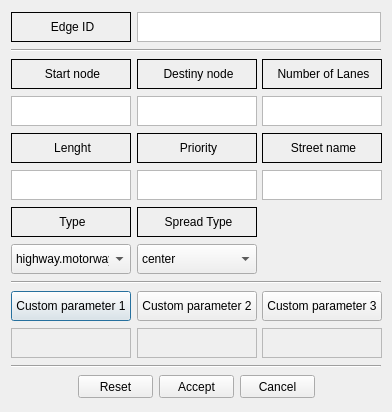
<?xml version="1.0" encoding="UTF-8"?>
<ui version="4.0">
 <class>edgeTypeItemDialog</class>
 <widget class="QDialog" name="edgeTypeItemDialog">
  <property name="geometry">
   <rect>
    <x>0</x>
    <y>0</y>
    <width>392</width>
    <height>412</height>
   </rect>
  </property>
  <property name="minimumSize">
   <size>
    <width>392</width>
    <height>412</height>
   </size>
  </property>
  <property name="maximumSize">
   <size>
    <width>392</width>
    <height>412</height>
   </size>
  </property>
  <property name="windowTitle">
   <string>Dialog</string>
  </property>
  <property name="modal">
   <bool>true</bool>
  </property>
  <layout class="QVBoxLayout" name="verticalLayout">
   <item>
    <layout class="QHBoxLayout" name="horizontalLayout_9">
     <item>
      <widget class="QLabel" name="LabelEdgeID">
       <property name="minimumSize">
        <size>
         <width>120</width>
         <height>30</height>
        </size>
       </property>
       <property name="maximumSize">
        <size>
         <width>120</width>
         <height>30</height>
        </size>
       </property>
       <property name="frameShape">
        <enum>QFrame::Box</enum>
       </property>
       <property name="text">
        <string>&lt;html&gt;&lt;head/&gt;&lt;body&gt;&lt;p align=&quot;center&quot;&gt;Edge ID&lt;/p&gt;&lt;/body&gt;&lt;/html&gt;</string>
       </property>
      </widget>
     </item>
     <item>
      <widget class="QTextBrowser" name="TextNodeID">
       <property name="minimumSize">
        <size>
         <width>0</width>
         <height>30</height>
        </size>
       </property>
       <property name="maximumSize">
        <size>
         <width>16777215</width>
         <height>30</height>
        </size>
       </property>
       <property name="verticalScrollBarPolicy">
        <enum>Qt::ScrollBarAlwaysOff</enum>
       </property>
       <property name="horizontalScrollBarPolicy">
        <enum>Qt::ScrollBarAlwaysOff</enum>
       </property>
       <property name="html">
        <string>&lt;!DOCTYPE HTML PUBLIC &quot;-//W3C//DTD HTML 4.0//EN&quot; &quot;http://www.w3.org/TR/REC-html40/strict.dtd&quot;&gt;
&lt;html&gt;&lt;head&gt;&lt;meta name=&quot;qrichtext&quot; content=&quot;1&quot; /&gt;&lt;style type=&quot;text/css&quot;&gt;
p, li { white-space: pre-wrap; }
&lt;/style&gt;&lt;/head&gt;&lt;body style=&quot; font-family:'MS Shell Dlg 2'; font-size:8.25pt; font-weight:400; font-style:normal;&quot;&gt;
&lt;p align=&quot;center&quot; style=&quot;-qt-paragraph-type:empty; margin-top:0px; margin-bottom:0px; margin-left:0px; margin-right:0px; -qt-block-indent:0; text-indent:0px;&quot;&gt;&lt;br /&gt;&lt;/p&gt;&lt;/body&gt;&lt;/html&gt;</string>
       </property>
       <property name="textInteractionFlags">
        <set>Qt::LinksAccessibleByKeyboard|Qt::LinksAccessibleByMouse|Qt::TextBrowserInteraction|Qt::TextSelectableByKeyboard|Qt::TextSelectableByMouse</set>
       </property>
      </widget>
     </item>
    </layout>
   </item>
   <item>
    <widget class="Line" name="line">
     <property name="orientation">
      <enum>Qt::Horizontal</enum>
     </property>
    </widget>
   </item>
   <item>
    <layout class="QHBoxLayout" name="horizontalLayout">
     <item>
      <widget class="QLabel" name="LabelStartNode">
       <property name="minimumSize">
        <size>
         <width>120</width>
         <height>30</height>
        </size>
       </property>
       <property name="maximumSize">
        <size>
         <width>120</width>
         <height>30</height>
        </size>
       </property>
       <property name="frameShape">
        <enum>QFrame::Box</enum>
       </property>
       <property name="text">
        <string>&lt;html&gt;&lt;head/&gt;&lt;body&gt;&lt;p align=&quot;center&quot;&gt;Start node&lt;/p&gt;&lt;/body&gt;&lt;/html&gt;</string>
       </property>
      </widget>
     </item>
     <item>
      <widget class="QLabel" name="LabelDestinyNode">
       <property name="minimumSize">
        <size>
         <width>120</width>
         <height>30</height>
        </size>
       </property>
       <property name="maximumSize">
        <size>
         <width>120</width>
         <height>30</height>
        </size>
       </property>
       <property name="frameShape">
        <enum>QFrame::Box</enum>
       </property>
       <property name="text">
        <string>&lt;html&gt;&lt;head/&gt;&lt;body&gt;&lt;p align=&quot;center&quot;&gt;Destiny node&lt;/p&gt;&lt;/body&gt;&lt;/html&gt;</string>
       </property>
      </widget>
     </item>
     <item>
      <widget class="QLabel" name="LabelNumberOfLanes">
       <property name="minimumSize">
        <size>
         <width>120</width>
         <height>30</height>
        </size>
       </property>
       <property name="maximumSize">
        <size>
         <width>30</width>
         <height>30</height>
        </size>
       </property>
       <property name="frameShape">
        <enum>QFrame::Box</enum>
       </property>
       <property name="text">
        <string>&lt;html&gt;&lt;head/&gt;&lt;body&gt;&lt;p align=&quot;center&quot;&gt;Number of Lanes&lt;/p&gt;&lt;/body&gt;&lt;/html&gt;</string>
       </property>
      </widget>
     </item>
    </layout>
   </item>
   <item>
    <layout class="QHBoxLayout" name="horizontalLayout_2">
     <item>
      <widget class="QTextEdit" name="TextStartNode">
       <property name="minimumSize">
        <size>
         <width>120</width>
         <height>30</height>
        </size>
       </property>
       <property name="maximumSize">
        <size>
         <width>120</width>
         <height>30</height>
        </size>
       </property>
       <property name="verticalScrollBarPolicy">
        <enum>Qt::ScrollBarAlwaysOff</enum>
       </property>
       <property name="horizontalScrollBarPolicy">
        <enum>Qt::ScrollBarAlwaysOff</enum>
       </property>
       <property name="html">
        <string>&lt;!DOCTYPE HTML PUBLIC &quot;-//W3C//DTD HTML 4.0//EN&quot; &quot;http://www.w3.org/TR/REC-html40/strict.dtd&quot;&gt;
&lt;html&gt;&lt;head&gt;&lt;meta name=&quot;qrichtext&quot; content=&quot;1&quot; /&gt;&lt;style type=&quot;text/css&quot;&gt;
p, li { white-space: pre-wrap; }
&lt;/style&gt;&lt;/head&gt;&lt;body style=&quot; font-family:'MS Shell Dlg 2'; font-size:8.25pt; font-weight:400; font-style:normal;&quot;&gt;
&lt;p align=&quot;center&quot; style=&quot;-qt-paragraph-type:empty; margin-top:0px; margin-bottom:0px; margin-left:0px; margin-right:0px; -qt-block-indent:0; text-indent:0px;&quot;&gt;&lt;br /&gt;&lt;/p&gt;&lt;/body&gt;&lt;/html&gt;</string>
       </property>
       <property name="textInteractionFlags">
        <set>Qt::LinksAccessibleByKeyboard|Qt::LinksAccessibleByMouse|Qt::TextBrowserInteraction|Qt::TextSelectableByKeyboard|Qt::TextSelectableByMouse</set>
       </property>
      </widget>
     </item>
     <item>
      <widget class="QTextEdit" name="TextDestinyNode">
       <property name="minimumSize">
        <size>
         <width>120</width>
         <height>30</height>
        </size>
       </property>
       <property name="maximumSize">
        <size>
         <width>120</width>
         <height>30</height>
        </size>
       </property>
       <property name="verticalScrollBarPolicy">
        <enum>Qt::ScrollBarAlwaysOff</enum>
       </property>
       <property name="horizontalScrollBarPolicy">
        <enum>Qt::ScrollBarAlwaysOff</enum>
       </property>
       <property name="html">
        <string>&lt;!DOCTYPE HTML PUBLIC &quot;-//W3C//DTD HTML 4.0//EN&quot; &quot;http://www.w3.org/TR/REC-html40/strict.dtd&quot;&gt;
&lt;html&gt;&lt;head&gt;&lt;meta name=&quot;qrichtext&quot; content=&quot;1&quot; /&gt;&lt;style type=&quot;text/css&quot;&gt;
p, li { white-space: pre-wrap; }
&lt;/style&gt;&lt;/head&gt;&lt;body style=&quot; font-family:'MS Shell Dlg 2'; font-size:8.25pt; font-weight:400; font-style:normal;&quot;&gt;
&lt;p align=&quot;center&quot; style=&quot;-qt-paragraph-type:empty; margin-top:0px; margin-bottom:0px; margin-left:0px; margin-right:0px; -qt-block-indent:0; text-indent:0px;&quot;&gt;&lt;br /&gt;&lt;/p&gt;&lt;/body&gt;&lt;/html&gt;</string>
       </property>
       <property name="textInteractionFlags">
        <set>Qt::LinksAccessibleByKeyboard|Qt::LinksAccessibleByMouse|Qt::TextBrowserInteraction|Qt::TextSelectableByKeyboard|Qt::TextSelectableByMouse</set>
       </property>
      </widget>
     </item>
     <item>
      <widget class="QTextEdit" name="TextNumberOfLanes">
       <property name="minimumSize">
        <size>
         <width>120</width>
         <height>30</height>
        </size>
       </property>
       <property name="maximumSize">
        <size>
         <width>120</width>
         <height>30</height>
        </size>
       </property>
       <property name="verticalScrollBarPolicy">
        <enum>Qt::ScrollBarAlwaysOff</enum>
       </property>
       <property name="horizontalScrollBarPolicy">
        <enum>Qt::ScrollBarAlwaysOff</enum>
       </property>
       <property name="textInteractionFlags">
        <set>Qt::LinksAccessibleByKeyboard|Qt::LinksAccessibleByMouse|Qt::TextBrowserInteraction|Qt::TextSelectableByKeyboard|Qt::TextSelectableByMouse</set>
       </property>
      </widget>
     </item>
    </layout>
   </item>
   <item>
    <layout class="QHBoxLayout" name="horizontalLayout_3">
     <item>
      <widget class="QLabel" name="LabelLenght">
       <property name="minimumSize">
        <size>
         <width>120</width>
         <height>30</height>
        </size>
       </property>
       <property name="maximumSize">
        <size>
         <width>30</width>
         <height>30</height>
        </size>
       </property>
       <property name="frameShape">
        <enum>QFrame::Box</enum>
       </property>
       <property name="text">
        <string>&lt;html&gt;&lt;head/&gt;&lt;body&gt;&lt;p align=&quot;center&quot;&gt;Lenght&lt;/p&gt;&lt;/body&gt;&lt;/html&gt;</string>
       </property>
      </widget>
     </item>
     <item>
      <widget class="QLabel" name="LabelPriority">
       <property name="minimumSize">
        <size>
         <width>120</width>
         <height>30</height>
        </size>
       </property>
       <property name="maximumSize">
        <size>
         <width>30</width>
         <height>30</height>
        </size>
       </property>
       <property name="frameShape">
        <enum>QFrame::Box</enum>
       </property>
       <property name="text">
        <string>&lt;html&gt;&lt;head/&gt;&lt;body&gt;&lt;p align=&quot;center&quot;&gt;Priority&lt;/p&gt;&lt;/body&gt;&lt;/html&gt;</string>
       </property>
      </widget>
     </item>
     <item>
      <widget class="QLabel" name="LabelName">
       <property name="minimumSize">
        <size>
         <width>120</width>
         <height>30</height>
        </size>
       </property>
       <property name="maximumSize">
        <size>
         <width>30</width>
         <height>30</height>
        </size>
       </property>
       <property name="frameShape">
        <enum>QFrame::Box</enum>
       </property>
       <property name="text">
        <string>&lt;html&gt;&lt;head/&gt;&lt;body&gt;&lt;p align=&quot;center&quot;&gt;Street name&lt;/p&gt;&lt;/body&gt;&lt;/html&gt;</string>
       </property>
      </widget>
     </item>
    </layout>
   </item>
   <item>
    <layout class="QHBoxLayout" name="horizontalLayout_4">
     <item>
      <widget class="QTextEdit" name="TextLenght">
       <property name="minimumSize">
        <size>
         <width>120</width>
         <height>30</height>
        </size>
       </property>
       <property name="maximumSize">
        <size>
         <width>120</width>
         <height>30</height>
        </size>
       </property>
       <property name="verticalScrollBarPolicy">
        <enum>Qt::ScrollBarAlwaysOff</enum>
       </property>
       <property name="horizontalScrollBarPolicy">
        <enum>Qt::ScrollBarAlwaysOff</enum>
       </property>
       <property name="textInteractionFlags">
        <set>Qt::LinksAccessibleByKeyboard|Qt::LinksAccessibleByMouse|Qt::TextBrowserInteraction|Qt::TextSelectableByKeyboard|Qt::TextSelectableByMouse</set>
       </property>
      </widget>
     </item>
     <item>
      <widget class="QTextEdit" name="TextPriority">
       <property name="minimumSize">
        <size>
         <width>120</width>
         <height>30</height>
        </size>
       </property>
       <property name="maximumSize">
        <size>
         <width>120</width>
         <height>30</height>
        </size>
       </property>
       <property name="verticalScrollBarPolicy">
        <enum>Qt::ScrollBarAlwaysOff</enum>
       </property>
       <property name="horizontalScrollBarPolicy">
        <enum>Qt::ScrollBarAlwaysOff</enum>
       </property>
       <property name="textInteractionFlags">
        <set>Qt::LinksAccessibleByKeyboard|Qt::LinksAccessibleByMouse|Qt::TextBrowserInteraction|Qt::TextEditable|Qt::TextEditorInteraction|Qt::TextSelectableByKeyboard|Qt::TextSelectableByMouse</set>
       </property>
      </widget>
     </item>
     <item>
      <widget class="QTextEdit" name="TextName">
       <property name="minimumSize">
        <size>
         <width>120</width>
         <height>30</height>
        </size>
       </property>
       <property name="maximumSize">
        <size>
         <width>120</width>
         <height>30</height>
        </size>
       </property>
       <property name="verticalScrollBarPolicy">
        <enum>Qt::ScrollBarAlwaysOff</enum>
       </property>
       <property name="horizontalScrollBarPolicy">
        <enum>Qt::ScrollBarAlwaysOff</enum>
       </property>
       <property name="textInteractionFlags">
        <set>Qt::LinksAccessibleByKeyboard|Qt::LinksAccessibleByMouse|Qt::TextBrowserInteraction|Qt::TextEditable|Qt::TextEditorInteraction|Qt::TextSelectableByKeyboard|Qt::TextSelectableByMouse</set>
       </property>
      </widget>
     </item>
    </layout>
   </item>
   <item>
    <layout class="QHBoxLayout" name="horizontalLayout_5">
     <item>
      <widget class="QLabel" name="LabelType">
       <property name="minimumSize">
        <size>
         <width>120</width>
         <height>30</height>
        </size>
       </property>
       <property name="maximumSize">
        <size>
         <width>30</width>
         <height>30</height>
        </size>
       </property>
       <property name="frameShape">
        <enum>QFrame::Box</enum>
       </property>
       <property name="text">
        <string>&lt;html&gt;&lt;head/&gt;&lt;body&gt;&lt;p align=&quot;center&quot;&gt;Type&lt;/p&gt;&lt;/body&gt;&lt;/html&gt;</string>
       </property>
      </widget>
     </item>
     <item>
      <widget class="QLabel" name="LabelSpreadType">
       <property name="minimumSize">
        <size>
         <width>120</width>
         <height>30</height>
        </size>
       </property>
       <property name="maximumSize">
        <size>
         <width>30</width>
         <height>30</height>
        </size>
       </property>
       <property name="frameShape">
        <enum>QFrame::Box</enum>
       </property>
       <property name="text">
        <string>&lt;html&gt;&lt;head/&gt;&lt;body&gt;&lt;p align=&quot;center&quot;&gt;Spread Type&lt;/p&gt;&lt;/body&gt;&lt;/html&gt;</string>
       </property>
      </widget>
     </item>
     <item>
      <spacer name="horizontalSpacer_3">
       <property name="orientation">
        <enum>Qt::Horizontal</enum>
       </property>
       <property name="sizeHint" stdset="0">
        <size>
         <width>40</width>
         <height>20</height>
        </size>
       </property>
      </spacer>
     </item>
    </layout>
   </item>
   <item>
    <layout class="QHBoxLayout" name="horizontalLayout_6">
     <item>
      <widget class="QComboBox" name="ComboBoxType">
       <property name="minimumSize">
        <size>
         <width>120</width>
         <height>30</height>
        </size>
       </property>
       <property name="maximumSize">
        <size>
         <width>120</width>
         <height>30</height>
        </size>
       </property>
       <item>
        <property name="text">
         <string>highway.motorway</string>
        </property>
       </item>
       <item>
        <property name="text">
         <string>highway.motorway_link</string>
        </property>
       </item>
       <item>
        <property name="text">
         <string>highway.trunk</string>
        </property>
       </item>
       <item>
        <property name="text">
         <string>highway.trunk_link</string>
        </property>
       </item>
       <item>
        <property name="text">
         <string>highway.primary</string>
        </property>
       </item>
       <item>
        <property name="text">
         <string>highway.primary_link</string>
        </property>
       </item>
       <item>
        <property name="text">
         <string>highway.secondary</string>
        </property>
       </item>
       <item>
        <property name="text">
         <string>highway.secondary_link</string>
        </property>
       </item>
       <item>
        <property name="text">
         <string>highway.tertiary</string>
        </property>
       </item>
       <item>
        <property name="text">
         <string>highway.unclassified</string>
        </property>
       </item>
       <item>
        <property name="text">
         <string>highway.residential</string>
        </property>
       </item>
       <item>
        <property name="text">
         <string>highway.road</string>
        </property>
       </item>
       <item>
        <property name="text">
         <string>highway.living_street</string>
        </property>
       </item>
       <item>
        <property name="text">
         <string>highway.pedestrian</string>
        </property>
       </item>
       <item>
        <property name="text">
         <string>highway.service</string>
        </property>
       </item>
       <item>
        <property name="text">
         <string>highway.bus_guideway</string>
        </property>
       </item>
       <item>
        <property name="text">
         <string>highway.track</string>
        </property>
       </item>
       <item>
        <property name="text">
         <string>highway.path</string>
        </property>
       </item>
       <item>
        <property name="text">
         <string>highway.cycleway</string>
        </property>
       </item>
       <item>
        <property name="text">
         <string>highway.footway</string>
        </property>
       </item>
       <item>
        <property name="text">
         <string>highway.bridleway</string>
        </property>
       </item>
       <item>
        <property name="text">
         <string>highway.steps</string>
        </property>
       </item>
       <item>
        <property name="text">
         <string>railway.rail</string>
        </property>
       </item>
       <item>
        <property name="text">
         <string>railway.tram</string>
        </property>
       </item>
       <item>
        <property name="text">
         <string>railway.light_rail</string>
        </property>
       </item>
       <item>
        <property name="text">
         <string>railway.subway</string>
        </property>
       </item>
       <item>
        <property name="text">
         <string>railway.preserved</string>
        </property>
       </item>
       <item>
        <property name="text">
         <string>railway.narrow_gauge</string>
        </property>
       </item>
       <item>
        <property name="text">
         <string>railway.monorail</string>
        </property>
       </item>
       <item>
        <property name="text">
         <string>railway.funicular</string>
        </property>
       </item>
      </widget>
     </item>
     <item>
      <widget class="QComboBox" name="ComboBoxSpreadType">
       <property name="minimumSize">
        <size>
         <width>120</width>
         <height>30</height>
        </size>
       </property>
       <property name="maximumSize">
        <size>
         <width>120</width>
         <height>30</height>
        </size>
       </property>
       <item>
        <property name="text">
         <string>center</string>
        </property>
       </item>
       <item>
        <property name="text">
         <string>right</string>
        </property>
       </item>
      </widget>
     </item>
     <item>
      <spacer name="horizontalSpacer_4">
       <property name="orientation">
        <enum>Qt::Horizontal</enum>
       </property>
       <property name="sizeHint" stdset="0">
        <size>
         <width>40</width>
         <height>20</height>
        </size>
       </property>
      </spacer>
     </item>
    </layout>
   </item>
   <item>
    <widget class="Line" name="line_2">
     <property name="orientation">
      <enum>Qt::Horizontal</enum>
     </property>
    </widget>
   </item>
   <item>
    <layout class="QHBoxLayout" name="horizontalLayout_8">
     <item>
      <widget class="QPushButton" name="ButtonCustomParameter1Name">
       <property name="minimumSize">
        <size>
         <width>120</width>
         <height>30</height>
        </size>
       </property>
       <property name="maximumSize">
        <size>
         <width>120</width>
         <height>30</height>
        </size>
       </property>
       <property name="text">
        <string>Custom parameter 1</string>
       </property>
      </widget>
     </item>
     <item>
      <widget class="QPushButton" name="ButtonCustomParameter2Name">
       <property name="minimumSize">
        <size>
         <width>120</width>
         <height>30</height>
        </size>
       </property>
       <property name="maximumSize">
        <size>
         <width>120</width>
         <height>30</height>
        </size>
       </property>
       <property name="text">
        <string>Custom parameter 2</string>
       </property>
      </widget>
     </item>
     <item>
      <widget class="QPushButton" name="ButtonCustomParameter3Name">
       <property name="minimumSize">
        <size>
         <width>120</width>
         <height>30</height>
        </size>
       </property>
       <property name="maximumSize">
        <size>
         <width>120</width>
         <height>30</height>
        </size>
       </property>
       <property name="text">
        <string>Custom parameter 3</string>
       </property>
      </widget>
     </item>
    </layout>
   </item>
   <item>
    <layout class="QHBoxLayout" name="horizontalLayout_7">
     <item>
      <widget class="QTextEdit" name="TextCustomParameter1Value">
       <property name="enabled">
        <bool>false</bool>
       </property>
       <property name="minimumSize">
        <size>
         <width>120</width>
         <height>30</height>
        </size>
       </property>
       <property name="maximumSize">
        <size>
         <width>120</width>
         <height>30</height>
        </size>
       </property>
       <property name="verticalScrollBarPolicy">
        <enum>Qt::ScrollBarAlwaysOff</enum>
       </property>
       <property name="horizontalScrollBarPolicy">
        <enum>Qt::ScrollBarAlwaysOff</enum>
       </property>
       <property name="textInteractionFlags">
        <set>Qt::LinksAccessibleByKeyboard|Qt::LinksAccessibleByMouse|Qt::TextBrowserInteraction|Qt::TextEditable|Qt::TextEditorInteraction|Qt::TextSelectableByKeyboard|Qt::TextSelectableByMouse</set>
       </property>
      </widget>
     </item>
     <item>
      <widget class="QTextEdit" name="TextCustomParameter2Value">
       <property name="enabled">
        <bool>false</bool>
       </property>
       <property name="minimumSize">
        <size>
         <width>120</width>
         <height>30</height>
        </size>
       </property>
       <property name="maximumSize">
        <size>
         <width>120</width>
         <height>30</height>
        </size>
       </property>
       <property name="verticalScrollBarPolicy">
        <enum>Qt::ScrollBarAlwaysOff</enum>
       </property>
       <property name="horizontalScrollBarPolicy">
        <enum>Qt::ScrollBarAlwaysOff</enum>
       </property>
       <property name="textInteractionFlags">
        <set>Qt::LinksAccessibleByKeyboard|Qt::LinksAccessibleByMouse|Qt::TextBrowserInteraction|Qt::TextEditable|Qt::TextEditorInteraction|Qt::TextSelectableByKeyboard|Qt::TextSelectableByMouse</set>
       </property>
      </widget>
     </item>
     <item>
      <widget class="QTextEdit" name="TextCustomParameter3Value">
       <property name="enabled">
        <bool>false</bool>
       </property>
       <property name="minimumSize">
        <size>
         <width>120</width>
         <height>30</height>
        </size>
       </property>
       <property name="maximumSize">
        <size>
         <width>120</width>
         <height>30</height>
        </size>
       </property>
       <property name="verticalScrollBarPolicy">
        <enum>Qt::ScrollBarAlwaysOff</enum>
       </property>
       <property name="horizontalScrollBarPolicy">
        <enum>Qt::ScrollBarAlwaysOff</enum>
       </property>
       <property name="textInteractionFlags">
        <set>Qt::LinksAccessibleByKeyboard|Qt::LinksAccessibleByMouse|Qt::TextBrowserInteraction|Qt::TextEditable|Qt::TextEditorInteraction|Qt::TextSelectableByKeyboard|Qt::TextSelectableByMouse</set>
       </property>
      </widget>
     </item>
    </layout>
   </item>
   <item>
    <widget class="Line" name="line_3">
     <property name="orientation">
      <enum>Qt::Horizontal</enum>
     </property>
    </widget>
   </item>
   <item>
    <layout class="QHBoxLayout" name="LayoutButtons">
     <item>
      <spacer name="horizontalSpacer">
       <property name="orientation">
        <enum>Qt::Horizontal</enum>
       </property>
       <property name="sizeHint" stdset="0">
        <size>
         <width>40</width>
         <height>20</height>
        </size>
       </property>
      </spacer>
     </item>
     <item>
      <widget class="QPushButton" name="ButtonReset">
       <property name="minimumSize">
        <size>
         <width>75</width>
         <height>23</height>
        </size>
       </property>
       <property name="maximumSize">
        <size>
         <width>75</width>
         <height>23</height>
        </size>
       </property>
       <property name="sizeIncrement">
        <size>
         <width>0</width>
         <height>0</height>
        </size>
       </property>
       <property name="text">
        <string>Reset</string>
       </property>
       <property name="icon">
        <iconset resource="../../../../resources/eNetEditorResources.qrc">
         <normaloff>:/main/reset.ico</normaloff>:/main/reset.ico</iconset>
       </property>
      </widget>
     </item>
     <item>
      <widget class="QPushButton" name="ButtonAccept">
       <property name="minimumSize">
        <size>
         <width>75</width>
         <height>23</height>
        </size>
       </property>
       <property name="maximumSize">
        <size>
         <width>75</width>
         <height>23</height>
        </size>
       </property>
       <property name="text">
        <string>Accept</string>
       </property>
       <property name="icon">
        <iconset resource="../../../../resources/eNetEditorResources.qrc">
         <normaloff>:/main/accept.ico</normaloff>:/main/accept.ico</iconset>
       </property>
      </widget>
     </item>
     <item>
      <widget class="QPushButton" name="ButtonCancel">
       <property name="minimumSize">
        <size>
         <width>75</width>
         <height>23</height>
        </size>
       </property>
       <property name="maximumSize">
        <size>
         <width>75</width>
         <height>23</height>
        </size>
       </property>
       <property name="text">
        <string>Cancel</string>
       </property>
       <property name="icon">
        <iconset resource="../../../../resources/eNetEditorResources.qrc">
         <normaloff>:/main/cancel.ico</normaloff>:/main/cancel.ico</iconset>
       </property>
      </widget>
     </item>
     <item>
      <spacer name="horizontalSpacer_2">
       <property name="orientation">
        <enum>Qt::Horizontal</enum>
       </property>
       <property name="sizeHint" stdset="0">
        <size>
         <width>40</width>
         <height>20</height>
        </size>
       </property>
      </spacer>
     </item>
    </layout>
   </item>
  </layout>
  <zorder>line_2</zorder>
  <zorder>line</zorder>
  <zorder>line_3</zorder>
 </widget>
 <resources>
  <include location="../../../../resources/eNetEditorResources.qrc"/>
 </resources>
 <connections/>
</ui>
